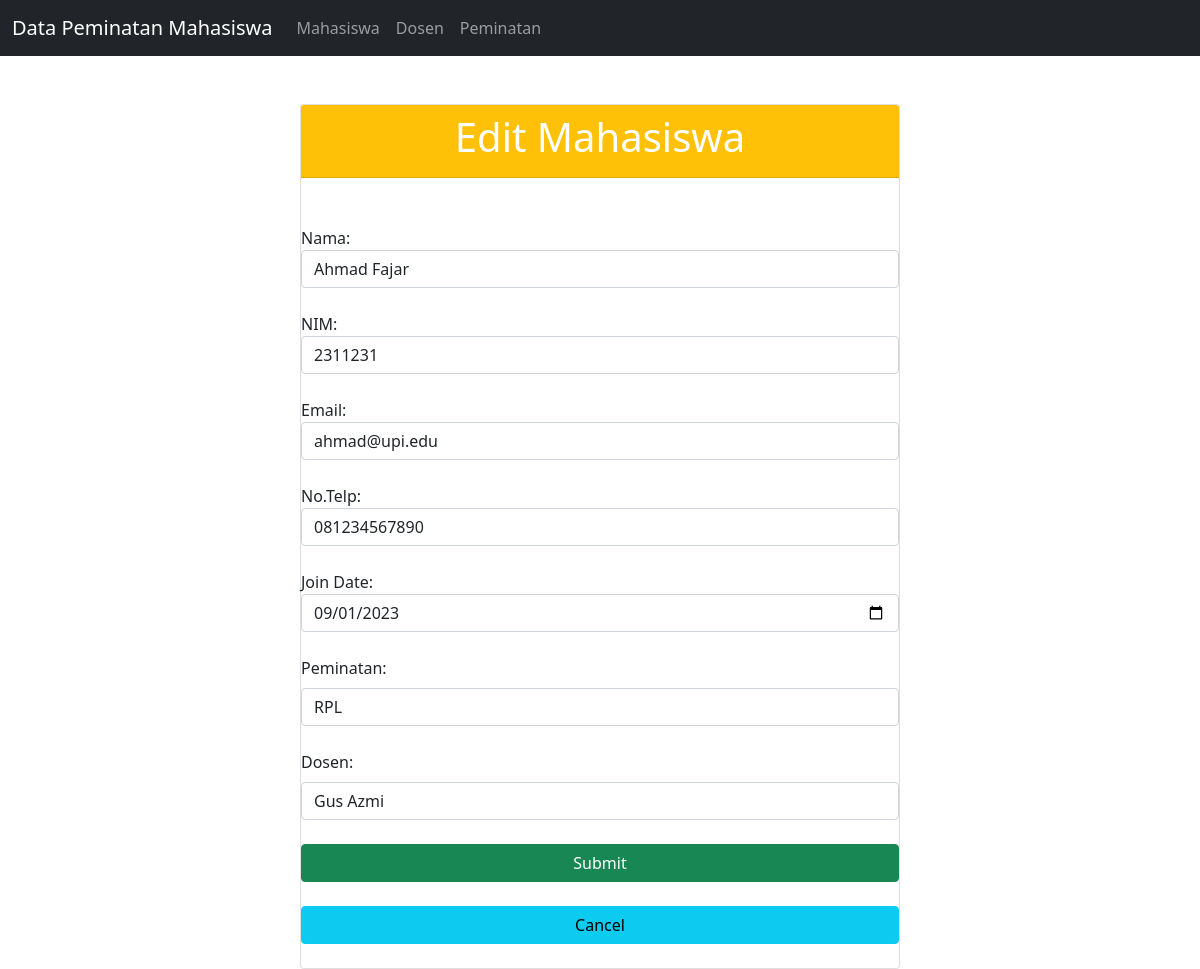
/Project/index.php?page=edit&id=1, run on the app's committed database.
### tables this page shows
CREATE TABLE `mahasiswa` (
  `id` int(11) NOT NULL,
  `nama` varchar(100) NOT NULL,
  `nim` varchar(50) NOT NULL,
  `email` varchar(100) NOT NULL,
  `join_date` date NOT NULL,
  `id_peminatan` int(11) DEFAULT NULL,
  `id_dosen` int(11) DEFAULT NULL,
  `no_tlp` varchar(20) DEFAULT NULL
);

CREATE TABLE `peminatan` (
  `id` int(11) NOT NULL,
  `nama_peminatan` varchar(100) NOT NULL
);

CREATE TABLE `dosen` (
  `id` int(11) NOT NULL,
  `nama` varchar(100) NOT NULL,
  `nip` varchar(50) NOT NULL,
  `email` varchar(100) NOT NULL
);

### Project/controller/ControllerMhs.php (called while the page is built, shortened)
<?php
include_once "model/mahasiswa.php";
include_once "connection.php";
class ControllerMhs {
    private $mahasiswaModel;
    public function __construct() {
        global $conn;
        $this->mahasiswaModel = new Mahasiswa($conn);
    }
    public function edit($id) {
        $mahasiswa = $this->mahasiswaModel->getById($id);
        $dosen = $this->mahasiswaModel->getAllDosen();
        $peminatan = $this->mahasiswaModel->getAllPeminatan();
        include "view/edit_mhs.php";
    }
}

### Project/model/mahasiswa.php (called while the page is built, shortened)
<?php
class Mahasiswa {
    private $conn;
    public function __construct($db) {
        $this->conn = $db;
    }
    public function getAllDosen() {
        $query = "SELECT * FROM dosen";
        $result = mysqli_query($this->conn, $query);
        $data = [];
        while ($row = mysqli_fetch_assoc($result)) {
            $data[] = $row;
        }
        return $data;
    }
    public function getAllPeminatan() {
        $query = "SELECT * FROM peminatan";
        $result = mysqli_query($this->conn, $query);
        $data = [];
        while ($row = mysqli_fetch_assoc($result)) {
            $data[] = $row;
        }
        return $data;
    }
    public function getById($id) {
        $id = (int) $id;
        $query = "SELECT * FROM mahasiswa WHERE id = $id";
        $result = mysqli_query($this->conn, $query);
        return mysqli_fetch_assoc($result);
    }
}

### Project/view/edit_mhs.php (the view, shortened to what this page needs)
<!DOCTYPE html>
<html>
<head>
  <link rel="stylesheet" href="bootstrap.min.css">
</head>
<body>
<nav class="navbar navbar-expand-lg navbar-dark bg-dark">
    <div class="container-fluid">
      <a class="navbar-brand" href="index.php">Data Peminatan Mahasiswa</a>
      <div class="collapse navbar-collapse" id="navbarNav">
        <ul class="navbar-nav">
          <li class="nav-item">
            <a class="nav-link" href="index.php">Mahasiswa</a>
          </li>
          <li class="nav-item">
            <a class="nav-link" href="index.php?page=create_dosen">Dosen</a>
          </li>
          <li class="nav-item">
            <a class="nav-link" href="index.php?page=create_peminatan">Peminatan</a>
          </li>
        </ul>
      </div>
    </div>
  </nav>
  <div class="col-lg-6 m-auto">
    <form method="post" action="index.php?page=update&id=<?= $mahasiswa['id'] ?>">
      <br><br>
      <div class="card">
        <div class="card-header bg-warning">
          <h1 class="text-white text-center"> Edit Mahasiswa </h1>
        </div><br>
        <input type="hidden" name="id" value="<?= $mahasiswa['id'] ?>" class="form-control"> <br>
        <label> Nama: </label>
        <input type="text" name="nama" value="<?= $mahasiswa['nama'] ?>" class="form-control"> <br>
        <label> NIM: </label>
        <input type="text" name="nim" value="<?= $mahasiswa['nim'] ?>" class="form-control"> <br>
        <label> Email: </label>
        <input type="text" name="email" value="<?= $mahasiswa['email'] ?>" class="form-control"> <br>
        <label> No.Telp: </label>
        <input type="text" name="no_tlp" value="<?= $mahasiswa['no_tlp'] ?>" class="form-control"> <br>
        <label> Join Date: </label>
        <input type="date" name="join_date" value="<?= $mahasiswa['join_date'] ?>" class="form-control"> <br>
        <label class="form-label">Peminatan:</label>
        <select name="id_peminatan" class="form-control" required>
          <?php foreach ($peminatan as $p) : ?>
            <option value="<?= $p['id'] ?>" <?= ($p['id'] == $mahasiswa['id_peminatan']) ? 'selected' : '' ?>>
              <?= $p['nama_peminatan'] ?>
            </option>
          <?php endforeach; ?>
        </select><br>
        <label class="form-label">Dosen:</label>
        <select name="id_dosen" class="form-control" required>
          <?php foreach ($dosen as $d) : ?>
            <option value="<?= $d['id'] ?>" <?= ($d['id'] == $mahasiswa['id_dosen']) ? 'selected' : '' ?>>
              <?= $d['nama'] ?>
            </option>
          <?php endforeach; ?>
        </select><br>
        <button class="btn btn-success" type="submit" name="submit"> Submit </button><br>
        <a class="btn btn-info" type="submit" name="cancel" href="index.php"> Cancel </a><br>
      </div>
    </form>
  </div>
</body>
</html>

### data on the page
mahasiswa: nama "Ahmad Fajar", nim "2311231", email "ahmad@upi.edu", no_tlp "081234567890", join_date "09/01/2023", id_peminatan "RPL", id_dosen "Gus Azmi"
